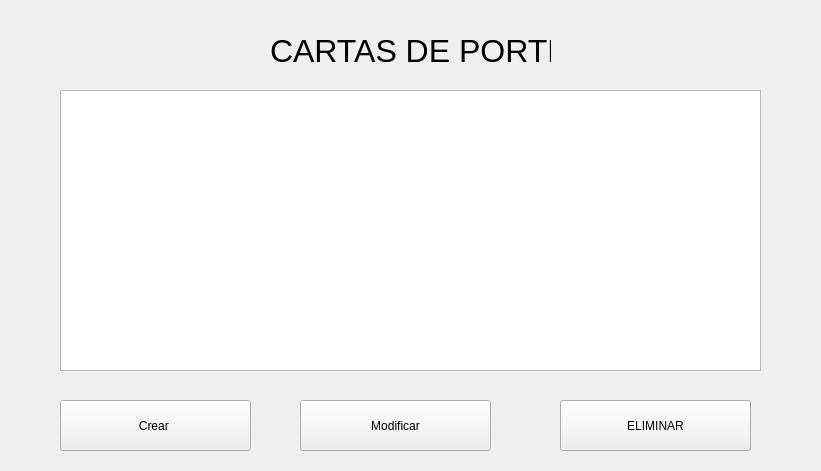
<?xml version="1.0" encoding="UTF-8"?>
<ui version="4.0">
 <class>Gui_CartaPorte</class>
 <widget class="QWidget" name="Gui_CartaPorte">
  <property name="windowTitle">
   <string>Form</string>
  </property>
  <widget class="QLabel" name="label">
   <property name="geometry">
    <rect>
     <x>270</x>
     <y>20</y>
     <width>281</width>
     <height>61</height>
    </rect>
   </property>
   <property name="font">
    <font>
     <pointsize>24</pointsize>
    </font>
   </property>
   <property name="text">
    <string>CARTAS DE PORTE</string>
   </property>
   <property name="scaledContents">
    <bool>false</bool>
   </property>
   <property name="buddy">
    <cstring></cstring>
   </property>
  </widget>
  <widget class="QPushButton" name="crearCp">
   <property name="geometry">
    <rect>
     <x>60</x>
     <y>400</y>
     <width>191</width>
     <height>51</height>
    </rect>
   </property>
   <property name="text">
    <string>Crear </string>
   </property>
  </widget>
  <widget class="QPushButton" name="pushButton_2">
   <property name="geometry">
    <rect>
     <x>300</x>
     <y>400</y>
     <width>191</width>
     <height>51</height>
    </rect>
   </property>
   <property name="text">
    <string>Modificar</string>
   </property>
  </widget>
  <widget class="QPushButton" name="pushButton_3">
   <property name="geometry">
    <rect>
     <x>560</x>
     <y>400</y>
     <width>191</width>
     <height>51</height>
    </rect>
   </property>
   <property name="text">
    <string>ELIMINAR</string>
   </property>
  </widget>
  <widget class="QTableView" name="tableView">
   <property name="geometry">
    <rect>
     <x>60</x>
     <y>90</y>
     <width>701</width>
     <height>281</height>
    </rect>
   </property>
  </widget>
 </widget>
 <resources/>
 <connections/>
</ui>
